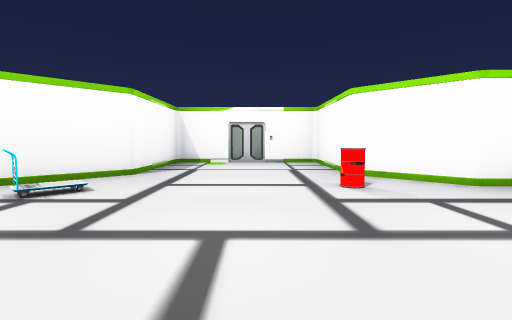
[1] (above)

16 first-person views from a walk through a 3-D level made in the Unity game engine. The camera is 1.2 m above the floor, tilts 4° down and sees 85° across. The floor is counted in squares, 1 m on a side. Each view is taken from the middle of a square. On the plan, view 1 faces up. The plan holds only what a view shows up to about 13 squares ahead; the rest is blank. The place goes on beyond the plan. The player character is not drawn.

[2]
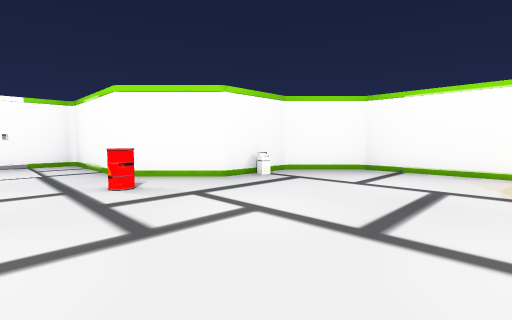

[3]
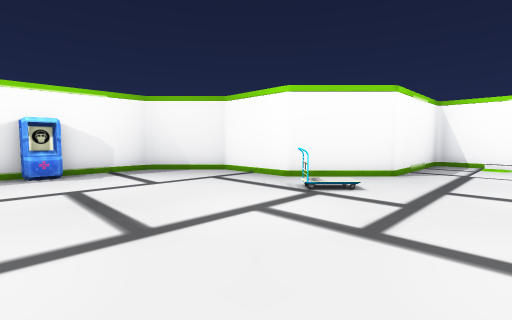

[4]
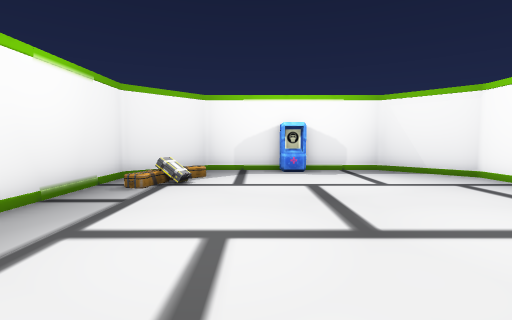

[5]
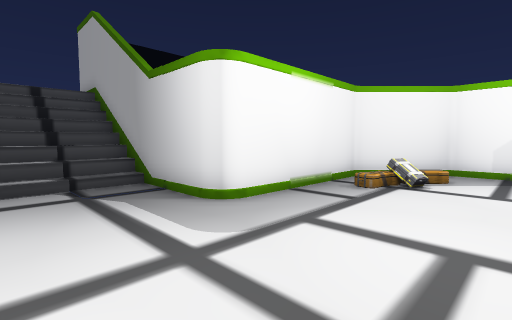

[6]
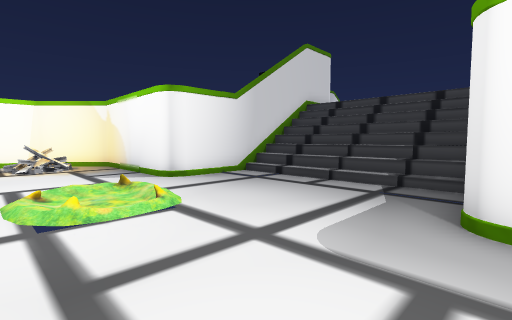

[7]
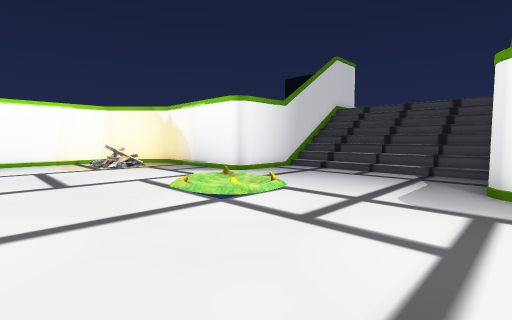

[8]
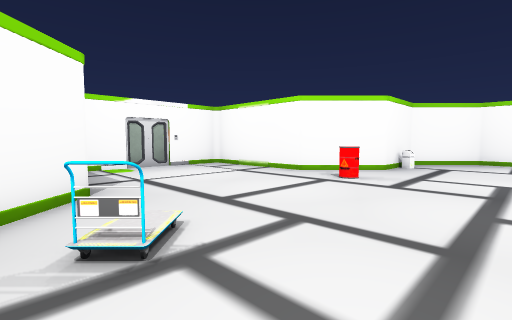

[9]
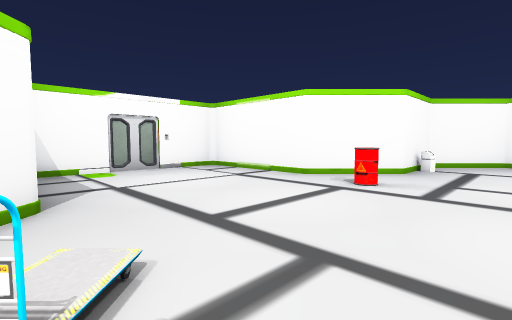

[10]
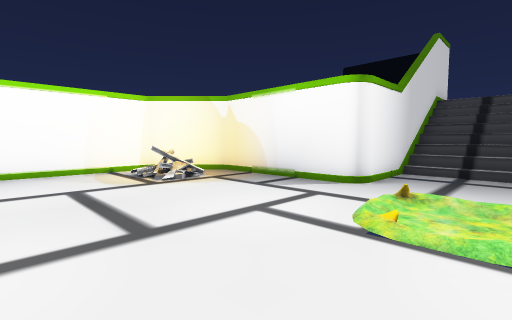

[11]
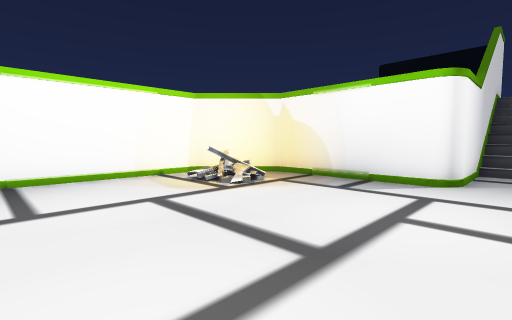

[12]
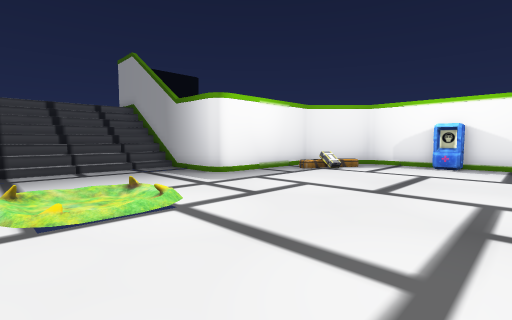

[13]
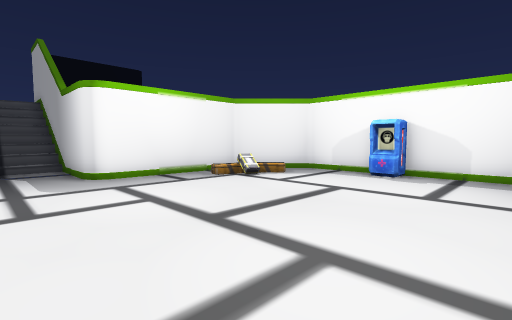

[14]
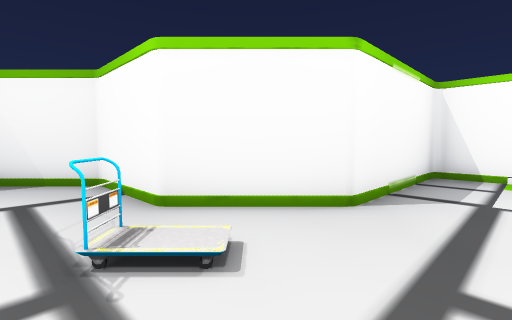

[15]
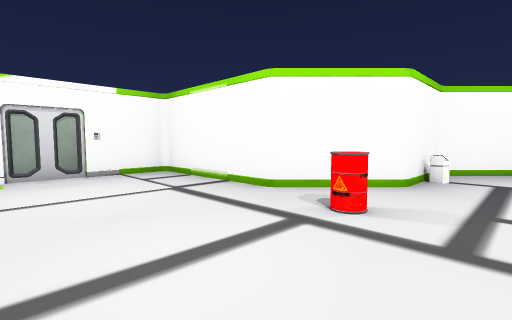

[16]
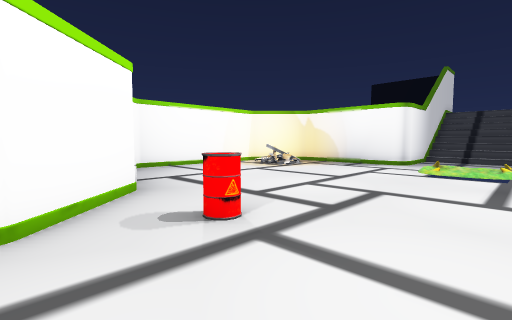

### Floor plan
Key: @ floor where view 1 was taken; # wall or solid block; . main floor; : floor 2.25 m higher than the main floor; / step, stairs or slope; = window, fence, low wall or low ledge; O other object.
Columns run from 13 left of view 1 to 12 right of it. Each row starts with its distance up from view 1.
 16         ##########
 15         #........#
 14         #........#
 13         #........#
 12         #........#
 11         #........#
 10         #........#
  9        ##........##
  8    #####..........#####
  7   ##...........OO...O.##
  6  ##.....O..............##
  5 ##......................##
  4 #........................#
  3 #........................#
  2  O.......................#
  1  O.......................#
  0 #............@...........#
 -1 #.........../  /.....///.#
 -2 ##.//......./  /...../ O##
 -3  ## //.......//......./##
 -4   ##..................##
 -5    ######........######
 -6         #........#
 -7         #........#
 -8         #////////#
 -9         #////////#
-10         #=///// =#
-11          #::::::#
-12          #      #

Where each view was taken, in squares from view 1:
view 1: 0 up, 0 right, facing up
view 2: 0 up, 0 right, facing up-right
view 3: 0 up, 1 left, facing up-left
view 4: 0 up, 1 left, facing left
view 5: 0 up, 1 left, facing down-left
view 6: 0 up, 5 left, facing down-right
view 7: 3 up, 5 left, facing down-right
view 8: 3 up, 6 left, facing up-right
view 9: 4 up, 5 left, facing up-right
view 10: 3 up, 0 right, facing down-right
view 11: 4 up, 2 right, facing down-right
view 12: 4 up, 2 right, facing down-left
view 13: 5 up, 2 left, facing down-left
view 14: 5 up, 2 left, facing up-left
view 15: 5 up, 2 left, facing up-right
view 16: 10 up, 1 left, facing down-right
